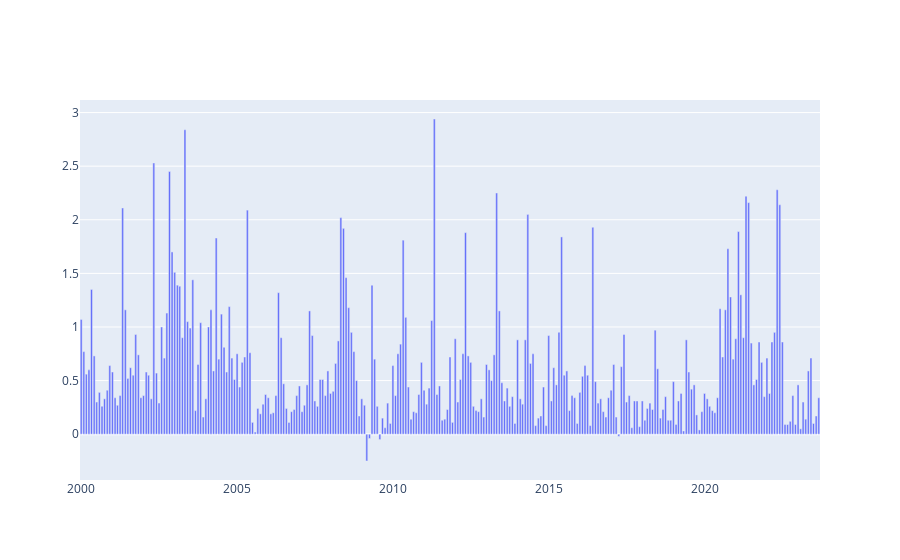

This figure's notebook cell:
### Code cell
fig = go.Figure()
fig.add_trace(go.Bar(name="INCC", x = incc.index, y = incc["incc"]))
fig.show()

### Figure 1 — Plotly figure (JSON) as saved in the notebook; plotly's stock layout.template omitted (floating-point values rounded to 4 significant figures; data arrays with more than 128 entries replaced by an {"elided": "..."} marker saying what was removed)
{"data": [{"name": "INCC", "type": "bar", "x": {"elided": "285 str values"}, "y": {"elided": "285 float values"}}], "layout": {}}
